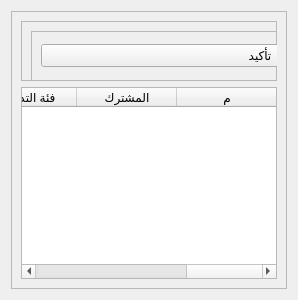
                            <widget class="QWidget" name="tab_16">
                             <attribute name="title">
                              <string>النشاط</string>
                             </attribute>
                             <layout class="QGridLayout" name="gridLayout_69">
                              <item row="0" column="0">
                               <widget class="QFrame" name="frame_72">
                                <property name="frameShape">
                                 <enum>QFrame::StyledPanel</enum>
                                </property>
                                <property name="frameShadow">
                                 <enum>QFrame::Raised</enum>
                                </property>
                                <layout class="QGridLayout" name="gridLayout_70">
                                 <item row="1" column="0">
                                  <widget class="QTableWidget" name="tableWidget_9">
                                   <property name="layoutDirection">
                                    <enum>Qt::RightToLeft</enum>
                                   </property>
                                   <column>
                                    <property name="text">
                                     <string>م</string>
                                    </property>
                                   </column>
                                   <column>
                                    <property name="text">
                                     <string>المشترك</string>
                                    </property>
                                   </column>
                                   <column>
                                    <property name="text">
                                     <string>فئة التدريب</string>
                                    </property>
                                   </column>
                                   <column>
                                    <property name="text">
                                     <string>وقت البدية</string>
                                    </property>
                                   </column>
                                   <column>
                                    <property name="text">
                                     <string>المدرب</string>
                                    </property>
                                   </column>
                                   <column>
                                    <property name="text">
                                     <string>التاريخ</string>
                                    </property>
                                   </column>
                                  </widget>
                                 </item>
                                 <item row="0" column="0">
                                  <widget class="QFrame" name="frame_8">
                                   <property name="minimumSize">
                                    <size>
                                     <width>0</width>
                                     <height>60</height>
                                    </size>
                                   </property>
                                   <property name="frameShape">
                                    <enum>QFrame::StyledPanel</enum>
                                   </property>
                                   <property name="frameShadow">
                                    <enum>QFrame::Raised</enum>
                                   </property>
                                   <widget class="QFrame" name="frame_28">
                                    <property name="geometry">
                                     <rect>
                                      <x>0</x>
                                      <y>0</y>
                                      <width>941</width>
                                      <height>70</height>
                                     </rect>
                                    </property>
                                    <property name="maximumSize">
                                     <size>
                                      <width>16777215</width>
                                      <height>70</height>
                                     </size>
                                    </property>
                                    <property name="frameShape">
                                     <enum>QFrame::StyledPanel</enum>
                                    </property>
                                    <property name="frameShadow">
                                     <enum>QFrame::Raised</enum>
                                    </property>
                                    <layout class="QGridLayout" name="gridLayout_29">
                                     <item row="0" column="0">
                                      <widget class="QFrame" name="frame_31">
                                       <property name="minimumSize">
                                        <size>
                                         <width>0</width>
                                         <height>40</height>
                                        </size>
                                       </property>
                                       <property name="frameShape">
                                        <enum>QFrame::StyledPanel</enum>
                                       </property>
                                       <property name="frameShadow">
                                        <enum>QFrame::Raised</enum>
                                       </property>
                                       <layout class="QHBoxLayout" name="horizontalLayout_22">
                                        <item>
                                         <widget class="QPushButton" name="pushButton_26">
                                          <property name="text">
                                           <string>تأكيد</string>
                                          </property>
                                         </widget>
                                        </item>
                                       </layout>
                                      </widget>
                                     </item>
                                     <item row="0" column="1">
                                      <widget class="QFrame" name="frame_84">
                                       <property name="frameShape">
                                        <enum>QFrame::StyledPanel</enum>
                                       </property>
                                       <property name="frameShadow">
                                        <enum>QFrame::Raised</enum>
                                       </property>
                                       <layout class="QHBoxLayout" name="horizontalLayout_21">
                                        <item>
                                         <widget class="QDateEdit" name="dateEdit_2">
                                          <property name="font">
                                           <font>
                                            <family>Shorooq_N1</family>
                                            <pointsize>12</pointsize>
                                            <weight>50</weight>
                                            <italic>false</italic>
                                            <bold>false</bold>
                                           </font>
                                          </property>
                                          <property name="layoutDirection">
                                           <enum>Qt::RightToLeft</enum>
                                          </property>
                                          <property name="styleSheet">
                                           <string notr="true"/>
                                          </property>
                                          <property name="displayFormat">
                                           <string>dd/MM/yyyy</string>
                                          </property>
                                          <property name="calendarPopup">
                                           <bool>true</bool>
                                          </property>
                                          <property name="date">
                                           <date>
                                            <year>2021</year>
                                            <month>1</month>
                                            <day>1</day>
                                           </date>
                                          </property>
                                         </widget>
                                        </item>
                                        <item>
                                         <widget class="QLabel" name="label_42">
                                          <property name="font">
                                           <font>
                                            <family>Shorooq_N1</family>
                                            <pointsize>12</pointsize>
                                            <weight>50</weight>
                                            <italic>false</italic>
                                            <bold>false</bold>
                                           </font>
                                          </property>
                                          <property name="styleSheet">
                                           <string notr="true">background-color: rgba(255, 255, 255, 0);</string>
                                          </property>
                                          <property name="text">
                                           <string>إلى</string>
                                          </property>
                                          <property name="alignment">
                                           <set>Qt::AlignCenter</set>
                                          </property>
                                         </widget>
                                        </item>
                                        <item>
                                         <widget class="QDateEdit" name="dateEdit">
                                          <property name="font">
                                           <font>
                                            <family>Shorooq_N1</family>
                                            <pointsize>12</pointsize>
                                            <weight>50</weight>
                                            <italic>false</italic>
                                            <bold>false</bold>
                                           </font>
                                          </property>
                                          <property name="layoutDirection">
                                           <enum>Qt::RightToLeft</enum>
                                          </property>
                                          <property name="currentSection">
                                           <enum>QDateTimeEdit::YearSection</enum>
                                          </property>
                                          <property name="displayFormat">
                                           <string>dd/MM/yyyy</string>
                                          </property>
                                          <property name="calendarPopup">
                                           <bool>true</bool>
                                          </property>
                                          <property name="date">
                                           <date>
                                            <year>2021</year>
                                            <month>1</month>
                                            <day>1</day>
                                           </date>
                                          </property>
                                         </widget>
                                        </item>
                                       </layout>
                                      </widget>
                                     </item>
                                    </layout>
                                   </widget>
                                  </widget>
                                 </item>
                                </layout>
                               </widget>
                              </item>
                             </layout>
                            </widget>
